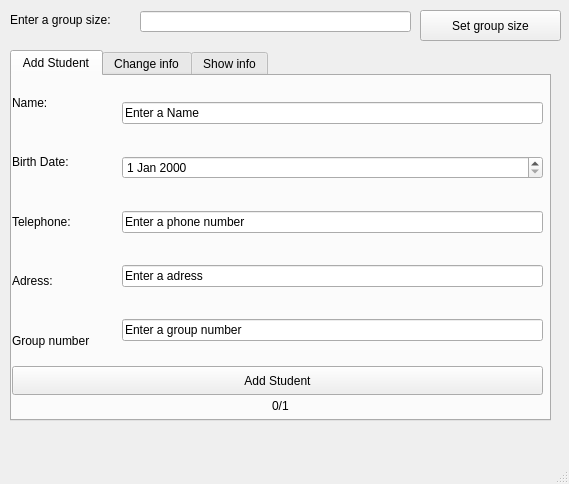
<?xml version="1.0" encoding="UTF-8"?>
<ui version="4.0">
 <class>MainWindow</class>
 <widget class="QMainWindow" name="MainWindow">
  <property name="geometry">
   <rect>
    <x>0</x>
    <y>0</y>
    <width>569</width>
    <height>484</height>
   </rect>
  </property>
  <property name="windowTitle">
   <string>MainWindow</string>
  </property>
  <widget class="QWidget" name="centralwidget">
   <widget class="QLabel" name="label_6">
    <property name="geometry">
     <rect>
      <x>10</x>
      <y>10</y>
      <width>131</width>
      <height>20</height>
     </rect>
    </property>
    <property name="text">
     <string>Enter a group size:</string>
    </property>
   </widget>
   <widget class="QLineEdit" name="GroupSizeEdit">
    <property name="geometry">
     <rect>
      <x>140</x>
      <y>11</y>
      <width>271</width>
      <height>21</height>
     </rect>
    </property>
   </widget>
   <widget class="QPushButton" name="Save">
    <property name="geometry">
     <rect>
      <x>420</x>
      <y>10</y>
      <width>141</width>
      <height>31</height>
     </rect>
    </property>
    <property name="text">
     <string>Set group size</string>
    </property>
   </widget>
   <widget class="QTabWidget" name="tabWidget">
    <property name="geometry">
     <rect>
      <x>10</x>
      <y>50</y>
      <width>541</width>
      <height>371</height>
     </rect>
    </property>
    <property name="currentIndex">
     <number>0</number>
    </property>
    <widget class="QWidget" name="tab">
     <attribute name="title">
      <string>Add Student</string>
     </attribute>
     <widget class="QWidget" name="verticalLayoutWidget_2">
      <property name="geometry">
       <rect>
        <x>110</x>
        <y>0</y>
        <width>421</width>
        <height>291</height>
       </rect>
      </property>
      <layout class="QVBoxLayout" name="verticalLayout_2">
       <item>
        <widget class="QLineEdit" name="name">
         <property name="text">
          <string>Enter a Name</string>
         </property>
        </widget>
       </item>
       <item>
        <widget class="QDateEdit" name="date"/>
       </item>
       <item>
        <widget class="QLineEdit" name="telephone">
         <property name="text">
          <string>Enter a phone number</string>
         </property>
        </widget>
       </item>
       <item>
        <widget class="QLineEdit" name="adress">
         <property name="text">
          <string>Enter a adress</string>
         </property>
        </widget>
       </item>
       <item>
        <widget class="QLineEdit" name="group_number">
         <property name="text">
          <string>Enter a group number</string>
         </property>
        </widget>
       </item>
      </layout>
     </widget>
     <widget class="QPushButton" name="add_student">
      <property name="geometry">
       <rect>
        <x>0</x>
        <y>290</y>
        <width>531</width>
        <height>29</height>
       </rect>
      </property>
      <property name="text">
       <string>Add Student</string>
      </property>
     </widget>
     <widget class="QWidget" name="verticalLayoutWidget">
      <property name="geometry">
       <rect>
        <x>0</x>
        <y>0</y>
        <width>101</width>
        <height>291</height>
       </rect>
      </property>
      <layout class="QVBoxLayout" name="verticalLayout">
       <item>
        <widget class="QLabel" name="label_2">
         <property name="text">
          <string>Name:</string>
         </property>
        </widget>
       </item>
       <item>
        <widget class="QLabel" name="label">
         <property name="text">
          <string>Birth Date:</string>
         </property>
        </widget>
       </item>
       <item>
        <widget class="QLabel" name="label_3">
         <property name="text">
          <string>Telephone:</string>
         </property>
        </widget>
       </item>
       <item>
        <widget class="QLabel" name="label_5">
         <property name="text">
          <string>Adress:</string>
         </property>
        </widget>
       </item>
       <item>
        <widget class="QLabel" name="label_4">
         <property name="text">
          <string>Group number</string>
         </property>
        </widget>
       </item>
      </layout>
     </widget>
     <widget class="QLabel" name="label_7">
      <property name="geometry">
       <rect>
        <x>260</x>
        <y>320</y>
        <width>31</width>
        <height>20</height>
       </rect>
      </property>
      <property name="text">
       <string>0/1</string>
      </property>
     </widget>
    </widget>
    <widget class="QWidget" name="tab_3">
     <attribute name="title">
      <string>Change info</string>
     </attribute>
    </widget>
    <widget class="QWidget" name="tab_2">
     <attribute name="title">
      <string>Show info</string>
     </attribute>
    </widget>
   </widget>
  </widget>
  <widget class="QMenuBar" name="menubar">
   <property name="geometry">
    <rect>
     <x>0</x>
     <y>0</y>
     <width>569</width>
     <height>26</height>
    </rect>
   </property>
  </widget>
  <widget class="QStatusBar" name="statusbar"/>
 </widget>
 <resources/>
 <connections/>
</ui>
